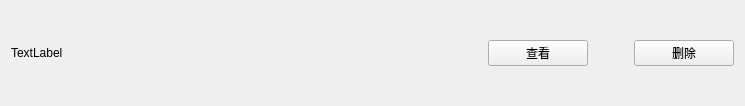
<?xml version="1.0" encoding="UTF-8"?>
<ui version="4.0">
 <class>DiaryListItem</class>
 <widget class="QWidget" name="DiaryListItem">
  <property name="geometry">
   <rect>
    <x>0</x>
    <y>0</y>
    <width>745</width>
    <height>106</height>
   </rect>
  </property>
  <property name="maximumSize">
   <size>
    <width>1200</width>
    <height>16777215</height>
   </size>
  </property>
  <property name="windowTitle">
   <string>Form</string>
  </property>
  <layout class="QHBoxLayout" name="horizontalLayout">
   <item>
    <widget class="QLabel" name="diaryTitleLabel">
     <property name="text">
      <string>TextLabel</string>
     </property>
    </widget>
   </item>
   <item>
    <spacer name="horizontalSpacer">
     <property name="orientation">
      <enum>Qt::Horizontal</enum>
     </property>
     <property name="sizeType">
      <enum>QSizePolicy::Fixed</enum>
     </property>
     <property name="sizeHint" stdset="0">
      <size>
       <width>40</width>
       <height>10</height>
      </size>
     </property>
    </spacer>
   </item>
   <item>
    <widget class="QPushButton" name="showPushButton">
     <property name="maximumSize">
      <size>
       <width>100</width>
       <height>16777215</height>
      </size>
     </property>
     <property name="text">
      <string>查看</string>
     </property>
    </widget>
   </item>
   <item>
    <spacer name="horizontalSpacer_2">
     <property name="orientation">
      <enum>Qt::Horizontal</enum>
     </property>
     <property name="sizeType">
      <enum>QSizePolicy::Fixed</enum>
     </property>
     <property name="sizeHint" stdset="0">
      <size>
       <width>40</width>
       <height>10</height>
      </size>
     </property>
    </spacer>
   </item>
   <item>
    <widget class="QPushButton" name="removePushButton">
     <property name="maximumSize">
      <size>
       <width>100</width>
       <height>16777215</height>
      </size>
     </property>
     <property name="text">
      <string>删除</string>
     </property>
    </widget>
   </item>
  </layout>
 </widget>
 <resources/>
 <connections/>
</ui>
